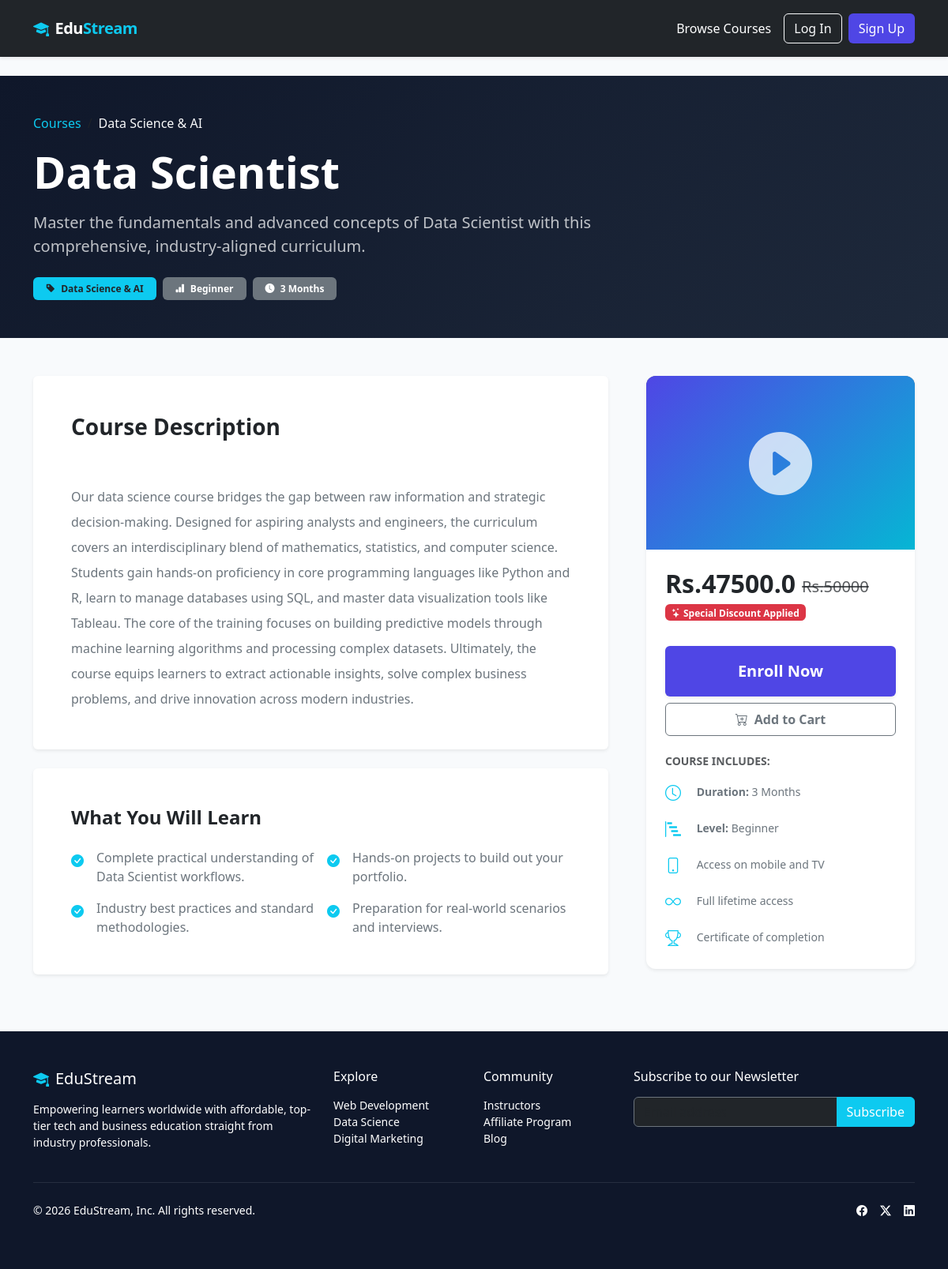
The page /courses/1/ on the database its author committed.
### courses/models.py (models this page shows, shortened)
class Courses(models.Model):
    class CoursePeriod(models.IntegerChoices):
        THREE_MONTHS = 1, '3 Months'
        SIX_MONTHS = 2, '6 Months'
        NINE_MONTHS = 3, '9 Months'
        ONE_YEAR = 4, '1 Year'
        TWO_YEAR = 5, '2 Year'
        THREE_YEAR = 6, '3 Year'
        FOUR_YEAR = 7, '4 Year'
        FIVE_YEAR = 8, '5 Year'
    class Levels(models.IntegerChoices):
        BEGINNER = 1, 'Beginner'
        INTERMEDIATE = 2, 'Intermediate'
        ADVANCED = 3, 'Advanced'
    class Categories(models.IntegerChoices):
        WEB_DEVELOPMENT = 1, 'Web Development'
        DATA_SCIENCE_AI = 2, 'Data Science & AI'
        UI_UX_DESIGN = 3, 'UI/UX Design'
        CLOUD_AND_DEVOPS = 4, 'Cloud Engineering & DevOps'
    name = models.CharField(max_length=50)
    duration = models.IntegerField(choices=CoursePeriod.choices, default=CoursePeriod.ONE_YEAR)
    price = models.PositiveIntegerField(default=0)
    discount = models.PositiveIntegerField(default=0)
    description = models.TextField()
    level = models.IntegerField(choices=Levels.choices, default=Levels.BEGINNER)
    category = models.IntegerField(choices=Categories.choices, blank=False)
    thumbnail = models.ImageField(upload_to='courses/thumbnail', default='courses/thumbnail/default.jpg', blank=True, null=True)
    @property
    def actual_price(self):
        if self.discount>0:
            return (self.price*(100-self.discount))/100
        return self.price

### courses/views.py (the view)
# urls.py: path('<int:course_id>/', views.course_details, name='course_details')
def course_details(request, course_id):
    course = get_object_or_404(Courses, id=course_id)
    return render(request, 'course_details.html', {'course': course})

### courses/templates/course_details.html (shortened to what this page needs)
{% extends "layout.html" %}
{% block content %}
<div class="bg-dark text-white pt-5 pb-4 mb-5" style="background: linear-gradient(135deg, #0f172a 0%, #1e293b 100%);">
  <div class="container">
    <div class="row align-items-center">
      <div class="col-lg-8">
        <nav aria-label="breadcrumb" class="mb-3">
          <ol class="breadcrumb">
            <li class="breadcrumb-item"><a href="{% url 'courses' %}" class="text-info text-decoration-none">Courses</a></li>
            <li class="breadcrumb-item text-light active" aria-current="page">{{ course.get_category_display }}</li>
          </ol>
        </nav>
        <h1 class="display-4 fw-bold mb-3">{{ course.name }}</h1>
        <p class="lead text-light opacity-75 mb-4">Master the fundamentals and advanced concepts of {{ course.name }} with this comprehensive, industry-aligned curriculum.</p>
        <div class="d-flex flex-wrap gap-2 mb-4">
          <span class="badge bg-info text-dark px-3 py-2"><i class="bi bi-tag-fill me-1"></i> {{ course.get_category_display }}</span>
          <span class="badge bg-secondary px-3 py-2"><i class="bi bi-bar-chart-fill me-1"></i> {{ course.get_level_display }}</span>
          <span class="badge bg-secondary px-3 py-2"><i class="bi bi-clock-fill me-1"></i> {{ course.get_duration_display }}</span>
        </div>
      </div>
    </div>
  </div>
</div>
<div class="container mb-5">
  <div class="row g-5">
    <div class="col-lg-8">
      <div class="card border-0 shadow-sm mb-4">
        <div class="card-body p-4 p-md-5">
          <h3 class="fw-bold mb-4">Course Description</h3>
          <p class="text-secondary lh-lg mb-0" style="white-space: pre-line;">
            {{ course.description }}
          </p>
        </div>
      </div>
      <div class="card border-0 shadow-sm">
        <div class="card-body p-4 p-md-5">
          <h4 class="fw-bold mb-4">What You Will Learn</h4>
          <div class="row g-3">
            <div class="col-md-6 d-flex align-items-start">
              <i class="bi bi-check-circle-fill text-info me-3 mt-1"></i>
              <span class="text-secondary">Complete practical understanding of {{ course.name }} workflows.</span>
            </div>
            <div class="col-md-6 d-flex align-items-start">
              <i class="bi bi-check-circle-fill text-info me-3 mt-1"></i>
              <span class="text-secondary">Hands-on projects to build out your portfolio.</span>
            </div>
            <div class="col-md-6 d-flex align-items-start">
              <i class="bi bi-check-circle-fill text-info me-3 mt-1"></i>
              <span class="text-secondary">Industry best practices and standard methodologies.</span>
            </div>
            <div class="col-md-6 d-flex align-items-start">
              <i class="bi bi-check-circle-fill text-info me-3 mt-1"></i>
              <span class="text-secondary">Preparation for real-world scenarios and interviews.</span>
            </div>
          </div>
        </div>
      </div>
    </div>
    <div class="col-lg-4">
      <div class="card border-0 shadow-sm sticky-top" style="top: 100px; z-index: 1;border-radius: 12px; overflow: hidden;">
        <div class="bg-secondary d-flex justify-content-center align-items-center" style="height: 220px; background: linear-gradient(135deg, var(--primary-color) 0%, var(--secondary-color) 100%);">
          <i class="bi bi-play-circle-fill display-1 text-white opacity-75 transition-hover" style="cursor: pointer;"></i>
        </div>
        <div class="card-body p-4">
          <div class="mb-4">
            {% if course.discount > 0 %}
              <div class="d-flex align-items-end mb-1">
                <h2 class="fw-bold mb-0 me-2 text-dark">Rs.{{ course.actual_price }}</h2>
                <span class="text-muted text-decoration-line-through fs-5">Rs.{{ course.price }}</span>
              </div>
              <span class="badge bg-danger mb-2"><i class="bi bi-stars"></i> Special Discount Applied</span>
            {% else %}
              <h2 class="fw-bold mb-0 text-dark">Rs.{{ course.price }}</h2>
            {% endif %}
          </div>
          <button class="btn btn-brand w-100 py-3 fw-bold mb-2 fs-5 shadow-sm">Enroll Now</button>
          <button class="btn btn-outline-secondary w-100 py-2 fw-semibold mb-4"><i class="bi bi-cart-plus me-2"></i>Add to Cart</button>
          <h6 class="fw-bold text-uppercase text-muted small mb-3">Course Includes:</h6>
          <ul class="list-unstyled text-secondary small d-flex flex-column gap-3 mb-0">
            <li><i class="bi bi-clock me-3 text-info fs-5 align-middle"></i> <strong>Duration:</strong> {{ course.get_duration_display }}</li>
            <li><i class="bi bi-bar-chart-steps me-3 text-info fs-5 align-middle"></i> <strong>Level:</strong> {{ course.get_level_display }}</li>
            <li><i class="bi bi-phone me-3 text-info fs-5 align-middle"></i> Access on mobile and TV</li>
            <li><i class="bi bi-infinity me-3 text-info fs-5 align-middle"></i> Full lifetime access</li>
            <li><i class="bi bi-trophy me-3 text-info fs-5 align-middle"></i> Certificate of completion</li>
          </ul>
        </div>
      </div>
    </div>
  </div>
</div>
{% endblock content %}

### templates/layout.html (style rules this page uses)
:root { --primary-color: #4f46e5; --secondary-color: #06b6d4; --dark-bg: #0f172a; }
body { background-color: #f8fafc; font-family: 'Segoe UI', Tahoma, Geneva, Verdana, sans-serif; display: flex; flex-direction: column; min-height: 100vh; }
.btn-brand { background-color: var(--primary-color); color: white; }

### rows shown on the page
Courses: category "Data Science & AI", name "Data Scientist", level "Beginner", duration "3 Months", description "Our data science course bridges the gap between raw information and strategic decision-making. Designed for aspiring analysts and engineers, the curriculum covers an interdisciplinary blend of mathematics, statistics, and computer science. Students gain hands-on proficiency in core programming languages like Python and R, learn to manage databases using SQL, and master data visualization tools like Tableau. The core of the training focuses on building predictive models through machine learning algorithms and processing complex datasets. Ultimately, the course equips learners to extract actionable insights, solve complex business problems, and drive innovation across modern industries.", actual_price "47500.0", price "50000"
